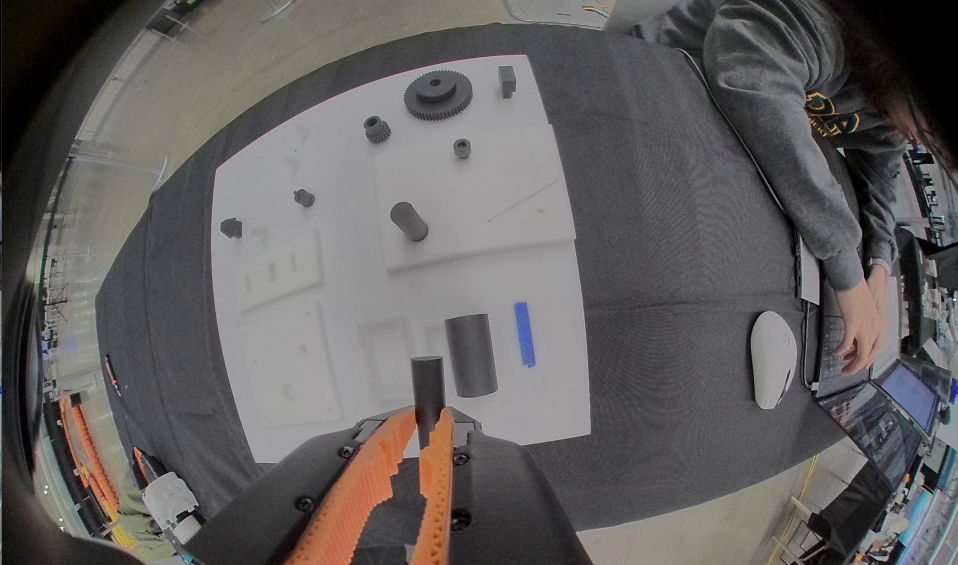
#> input picture tests/fixtures/placement_board_corners.jpg, 1915 x 1130 px (shown at 1/2 size); its folder holds only this picture in this run
$ python -i board_corners.py   (imports and definitions only)
#> lines starting #> are read from the running program, lines starting #| are printed output that depends on the picture; after the words box and inside, x2 and y2 are one past the last pixel; in counts of white or black regions, pixels touching at a corner belong together
"""Local white-board corner servoing, with no camera model or runtime probes.

Only observed boundary corners are used. The convex hull nominates candidates;
the original silhouette must support them. Curved fisheye edges are not fitted
as straight lines and hidden corners are never extrapolated.
"""

import math
import copy

import cv2
import numpy as np

from ..geometry import quaternion_angle, quaternion_to_matrix, matrix_to_quaternion
from ..models import Pose
from .wrist_servo import PixelJacobian, jacobian_from_measured_probes


METHOD = "white_board_corners_v1"
TEACH_PROBE_M = .010
LOW_ALIGNMENT_CLEARANCE_M = .020


class CornerVisualError(RuntimeError):
    """Image evidence is insufficient; no additional correction is authorized."""


def _candidates(gray, saturation, threshold):
    mask = ((gray > threshold) & (saturation < 65)).astype(np.uint8) * 255
    mask = cv2.morphologyEx(mask, cv2.MORPH_CLOSE, np.ones((3, 3), np.uint8))
    contours, _ = cv2.findContours(mask, cv2.RETR_EXTERNAL, cv2.CHAIN_APPROX_SIMPLE)
    if not contours:
        return [], mask
    # The bright venue floor can be larger than the board in a fisheye view.
    # It is a crescent/ring around the dark table, not a solid board surface.
    solid = [c for c in contours if cv2.contourArea(c) >= mask.size * .035
             and cv2.contourArea(c) / max(1., cv2.contourArea(cv2.convexHull(c))) >= .75]
    if not solid:
        return [], mask
    contour = max(solid, key=cv2.contourArea)
    # Interior holes/parts do not become candidate board corners.
    mask[:] = 0
    cv2.drawContours(mask, [contour], -1, 255, -1)
    hull = cv2.convexHull(contour)
    polygon = cv2.approxPolyDP(hull, .008 * cv2.arcLength(hull, True), True).reshape(-1, 2)
    result = []
    h, w = mask.shape
    for i, point in enumerate(polygon):
        a, b = polygon[i-1] - point, polygon[(i+1) % len(polygon)] - point
        if min(np.linalg.norm(a), np.linalg.norm(b)) < 35:
            continue
        a, b = a / np.linalg.norm(a), b / np.linalg.norm(b)
        angle = math.degrees(math.acos(float(np.clip(a @ b, -1, 1))))
        u, v = point
        if not (40 < angle < 137 and 22 <= u < w-22 and 22 <= v < h-22):
            continue
        # Polygon simplification on a curved edge can shift its vertex along
        # that edge when another corner is occluded. Refine on the *observed*
        # silhouette locally, rather than letting the hull move our landmark.
        peaks = cv2.goodFeaturesToTrack(mask[v-17:v+18, u-17:u+18], 6, .1, 5, blockSize=5)
        if peaks is None:
            continue
        options = []
        for peak in peaks[:, 0]:
            candidate = peak + [u-17, v-17]
            cu, cv = np.rint(candidate).astype(int)
            if not (20 <= cu < w-20 and 20 <= cv < h-20):
                continue
            fraction = float((mask[cv-20:cv+21, cu-20:cu+21] > 0).mean())
            if .12 < fraction < .44 and np.linalg.norm(candidate - point) <= 16:
                options.append((fraction, candidate))
        if not options:
            continue
        candidate = min(options, key=lambda item: item[0])[1]
        refined = np.array([[candidate]], dtype=np.float32)
        cv2.cornerSubPix(gray, refined, (4, 4), (-1, -1),
                         (cv2.TERM_CRITERIA_EPS | cv2.TERM_CRITERIA_MAX_ITER, 20, .05))
        if np.linalg.norm(refined[0, 0] - candidate) > 4:
            continue
        u, v = np.rint(refined[0, 0]).astype(int)
        if not (22 <= u < w-22 and 22 <= v < h-22):
            continue
        # A real convex corner has white material in its wedge. A gripper
        # occlusion is a missing wedge; a hull bridge is not evidence.
        patch = mask[v-20:v+21, u-20:u+21]
        fraction = float((patch > 0).mean())
        if not .12 < fraction < .47:
            continue
        # The hull may bridge over a jaw and nominate the *intersection* of
        # that occlusion with an edge. Both adjacent edges must have visible
        # white material just inside them; a hull bridge through a jaw fails.
        inward = (a + b) / np.linalg.norm(a + b)
        supported = True
        for direction in (a, b):
            samples = np.rint(refined[0, 0] + np.array([8, 14, 20, 26])[:, None]
                               * direction + 6 * inward).astype(int)
            if (np.any(samples < 0) or np.any(samples[:, 0] >= w)
                    or np.any(samples[:, 1] >= h)
                    or np.mean(mask[samples[:, 1], samples[:, 0]] > 0) < .75):
                supported = False
                break
        if not supported:
            continue
        result.append({"uv": refined[0, 0].astype(float).tolist(),
                       "directions": [a.tolist(), b.tolist()], "angle": angle,
                       "signature": (cv2.resize(patch, (17, 17), interpolation=cv2.INTER_AREA)
                                     / 255.).round(3).tolist()})
    return result, mask


def detect_board_corners(rgb):
    image = np.asarray(rgb)
    if image.ndim != 3 or image.shape[2] != 3 or image.dtype != np.uint8:
        raise CornerVisualError("Board corner detection needs an RGB uint8 image")
    scale = min(1., 960. / image.shape[1])
    small = cv2.resize(image, None, fx=scale, fy=scale, interpolation=cv2.INTER_AREA)
    gray = cv2.cvtColor(small, cv2.COLOR_RGB2GRAY)
    saturation = cv2.cvtColor(small, cv2.COLOR_RGB2HSV)[:, :, 1]
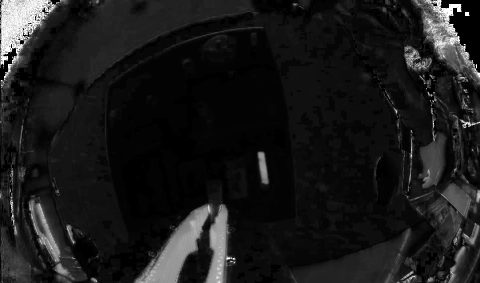
#> saturation: shape (566, 960) (shown at 1/2 size); min 0, max 255, mean 26.1
    neutral = gray[(saturation < 65) & (gray > 12)]
    if len(neutral) < gray.size * .1 or float(neutral.std()) < 12:
        raise CornerVisualError("No contrasting white board silhouette")
    threshold = float(cv2.threshold(neutral, 0, 255, cv2.THRESH_BINARY | cv2.THRESH_OTSU)[0])
#> threshold = 105
    groups = [_candidates(gray, saturation, t) for t in
              sorted(set(float(np.clip(threshold + d, 40, 235)) for d in (-10, 0, 10, 20)))]
#> in _candidates, `mask = cv2.morphologyEx(mask, cv2.MORPH_CLOSE, np.ones((3, 3), np.uint..`:
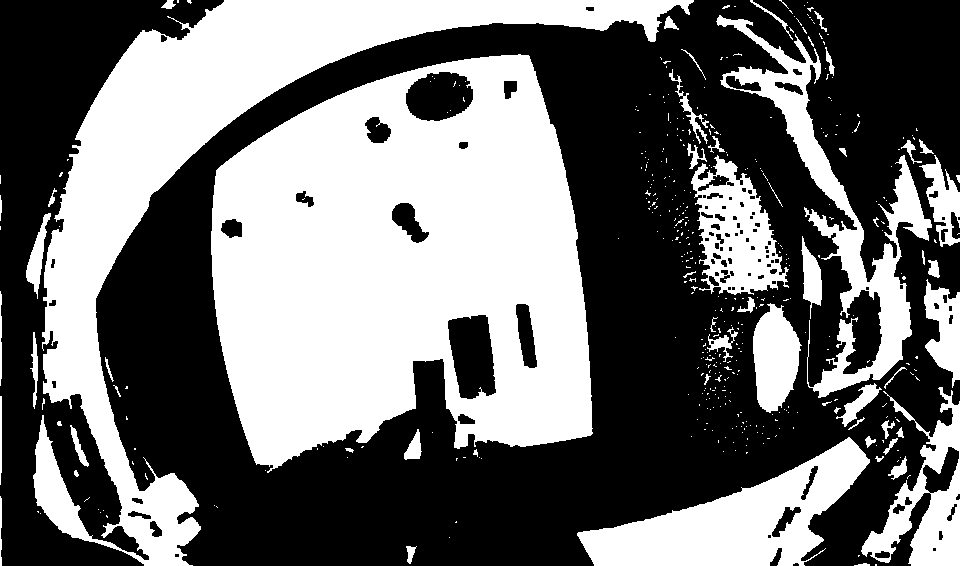
#> mask: shape (566, 960); 43.8% white; 434 white regions (374 under 20 px)
#> in _candidates, `contours, _ = cv2.findContours(mask, cv2.RETR_EXTERNAL, cv2.CHAIN_APPR..`: contours = 423 contours, 380 with area under 20; largest, box (x1, y1, x2, y2) and area: (211, 54, 593, 473) 121744, (33, 0, 694, 566) 62324, (577, 437, 870, 566) 16680, (716, 15, 932, 398) 13805, (691, 155, 789, 295) 7936
#> in _candidates, `solid = [c for c in contours if cv2.contourArea(c) >= mask.size * .035..`: solid = 1 contour; box (x1, y1, x2, y2) and area: (211, 54, 593, 473) 121744
#> in _candidates, `contour = max(solid, key=cv2.contourArea)`: contour = contour of 656 points, box (x1, y1, x2, y2) (211, 54, 593, 473), area 121744
#> in _candidates, `hull = cv2.convexHull(contour)`: hull = contour of 70 points, box (x1, y1, x2, y2) (211, 54, 593, 473), area 130186
#> in _candidates, `polygon = cv2.approxPolyDP(hull, .008 * cv2.arcLength(hull, True), Tru..`: polygon = [[528, 55], [574, 214], [592, 433], [267, 472], [217, 324], [216, 170], [367, 83]]
#> the loop in _candidates, `for i, point in enumerate(polygon):` made 7 passes
#> (a, b, angle) on passes 2, 5, 7: ([-0.278, -0.961], [0.0819, 0.997], 168.6), ([0.32, 0.947], [-0.00649, -1], 161.7), ([-0.866, 0.499], [0.985, -0.171], 159.9)
#> after the loop in _candidates, `for i, point in enumerate(polygon):`: result = 3 items
#> call 2 of _candidates, with threshold = 105
#> in _candidates (call 2), `contours, _ = cv2.findContours(mask, cv2.RETR_EXTERNAL, cv2.CHAIN_APPR..`: contours = 262 contours, 230 with area under 20; largest, box (x1, y1, x2, y2) and area: (211, 55, 592, 468) 120678, (34, 0, 691, 566) 60043, (577, 437, 870, 566) 16262, (717, 17, 932, 388) 10214, (862, 391, 960, 566) 6945
#> in _candidates (call 2), `solid = [c for c in contours if cv2.contourArea(c) >= mask.size * .035..`: solid = 1 contour; box (x1, y1, x2, y2) and area: (211, 55, 592, 468) 120678
#> in _candidates (call 2), `contour = max(solid, key=cv2.contourArea)`: contour = contour of 647 points, box (x1, y1, x2, y2) (211, 55, 592, 468), area 120678
#> in _candidates (call 2), `hull = cv2.convexHull(contour)`: hull = contour of 77 points, box (x1, y1, x2, y2) (211, 55, 592, 468), area 129291
#> in _candidates (call 2), `polygon = cv2.approxPolyDP(hull, .008 * cv2.arcLength(hull, True), Tru..`: polygon = [[527, 55], [576, 229], [591, 434], [256, 463], [216, 315], [217, 169], [365, 84]]
#> the loop in _candidates (call 2), `for i, point in enumerate(polygon):` made 7 passes
#> (a, b, angle) on passes 2, 5, 7: ([-0.271, -0.963], [0.073, 0.997], 168.5), ([0.261, 0.965], [0.00685, -1], 164.5), ([-0.867, 0.498], [0.984, -0.176], 160.3)
#> after the loop in _candidates (call 2), `for i, point in enumerate(polygon):`:
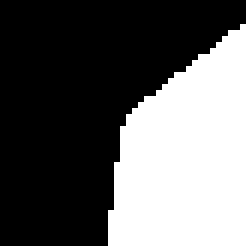
#> patch: shape (41, 41) (shown 6 times larger); 37.7% white; 1 white region, box (x1, y1, x2, y2) and area: (18, 4, 41, 41) 634
#> after the loop in _candidates (call 2), `for i, point in enumerate(polygon):`: result = 4 items
#> in _candidates (call 3), `contours, _ = cv2.findContours(mask, cv2.RETR_EXTERNAL, cv2.CHAIN_APPR..`: contours = 246 contours, 216 with area under 20; largest, box (x1, y1, x2, y2) and area: (211, 55, 592, 465) 119909, (34, 0, 681, 566) 53697, (577, 437, 870, 566) 13924, (723, 20, 911, 380) 5898, (862, 397, 960, 566) 5844
#> in _candidates (call 3), `solid = [c for c in contours if cv2.contourArea(c) >= mask.size * .035..`: solid = 1 contour; box (x1, y1, x2, y2) and area: (211, 55, 592, 465) 119909
#> call 4 of _candidates, with threshold = 125
#> in _candidates (call 4), `mask = cv2.morphologyEx(mask, cv2.MORPH_CLOSE, np.ones((3, 3), np.uint..`:
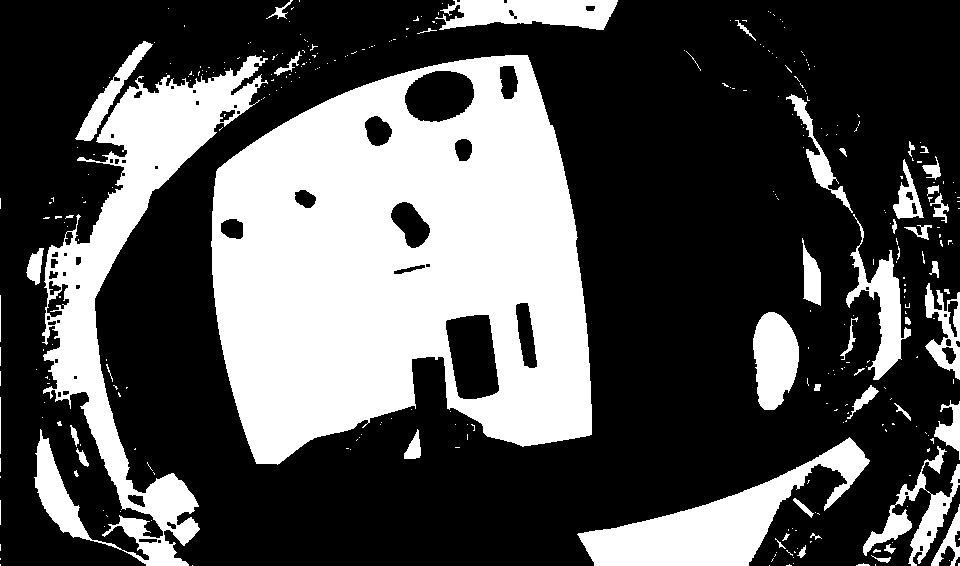
#> mask: shape (566, 960); 32.4% white; 331 white regions (277 under 20 px)
#> in _candidates (call 4), `contours, _ = cv2.findContours(mask, cv2.RETR_EXTERNAL, cv2.CHAIN_APPR..`: contours = 329 contours, 291 with area under 20; largest, box (x1, y1, x2, y2) and area: (211, 55, 592, 465) 119220, (34, 55, 268, 566) 29382, (577, 437, 870, 566) 12022, (435, 0, 618, 30) 3822, (753, 312, 799, 410) 3272
#> in _candidates (call 4), `solid = [c for c in contours if cv2.contourArea(c) >= mask.size * .035..`: solid = 1 contour; box (x1, y1, x2, y2) and area: (211, 55, 592, 465) 119220
#> in _candidates (call 4), `contour = max(solid, key=cv2.contourArea)`: contour = contour of 603 points, box (x1, y1, x2, y2) (211, 55, 592, 465), area 119220
#> in _candidates (call 4), `cv2.drawContours(mask, [contour], -1, 255, -1)`:
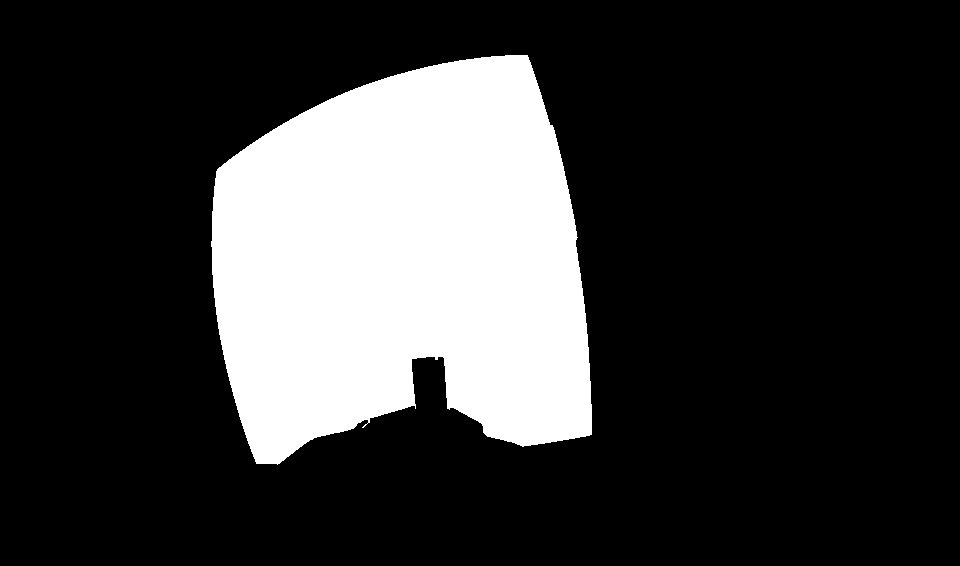
#> mask: shape (566, 960); 22.1% white; 1 white region, box (x1, y1, x2, y2) and area: (211, 55, 592, 465) 119948
#> in _candidates (call 4), `hull = cv2.convexHull(contour)`: hull = contour of 70 points, box (x1, y1, x2, y2) (211, 55, 592, 465), area 128642
#> in _candidates (call 4), `polygon = cv2.approxPolyDP(hull, .008 * cv2.arcLength(hull, True), Tru..`: polygon = [[527, 55], [574, 219], [591, 434], [256, 463], [216, 314], [217, 169], [363, 85]]
#> the loop in _candidates (call 4), `for i, point in enumerate(polygon):` made 7 passes
#> (a, b, angle) on passes 2, 5, 7: ([-0.275, -0.961], [0.0788, 0.997], 168.5), ([0.259, 0.966], [0.0069, -1], 164.6), ([-0.867, 0.499], [0.984, -0.18], 160.5)
#> pass 1, in _candidates (call 4), `patch = mask[v-20:v+21, u-20:u+21]`:
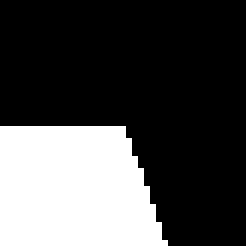
#> patch: shape (41, 41) (shown 6 times larger); 29% white; 1 white region, box (x1, y1, x2, y2) and area: (0, 21, 28, 41) 488
#> pass 3, in _candidates (call 4), `patch = mask[v-20:v+21, u-20:u+21]`:
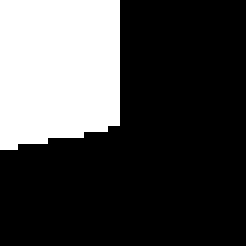
#> patch: shape (41, 41) (shown 6 times larger); 27.5% white; 1 white region, box (x1, y1, x2, y2) and area: (0, 0, 20, 25) 463
#> groups = 4 items
    stable = []
    full_gray = cv2.cvtColor(image, cv2.COLOR_RGB2GRAY)
    for group_index, (candidates, _) in enumerate(groups):
        for item in candidates:
            uv = np.asarray(item["uv"])
            support = [other for i, (group, _) in enumerate(groups) if i != group_index
                       for other in group if np.linalg.norm(np.asarray(other["uv"]) - uv) < 4]
            if not support or any(math.dist(c["uv"], uv / scale) < 12 for c in stable):
                continue
            # Refine in original pixels: half-resolution quantization can be
            # several millimetres at a shallow wrist viewing angle.
            pixel = np.array([[uv / scale]], dtype=np.float32)
            cv2.cornerSubPix(full_gray, pixel, (5, 5), (-1, -1),
                (cv2.TERM_CRITERIA_EPS | cv2.TERM_CRITERIA_MAX_ITER, 30, .01))
            if np.linalg.norm(pixel[0, 0] - uv / scale) > 4:
                continue
            stable.append(dict(item, uv=pixel[0, 0].astype(float).tolist()))
#> this loop made 4 passes
#> after the loop, stable = 4 items
    if not stable:
        raise CornerVisualError("No visible, stable board corners; inspect the white-board outline")
    return sorted(stable, key=lambda item: (item["uv"][1], item["uv"][0])), groups[1][1]


# [109 lines left out: functions make_reference, match_corners, correction, draw_corners, rotate_reference, not called in this run]


class CornerServo:
    """Uses the session's existing preflight/motion layer, never opens jaws."""

    # [191 lines left out: functions __init__, pose, go, observe, teach, align, not called in this run]

>>> import cv2
>>> picture = cv2.cvtColor(cv2.imread('../../tests/fixtures/placement_board_corners.jpg'), cv2.COLOR_BGR2RGB)
>>> result = detect_board_corners(picture)
